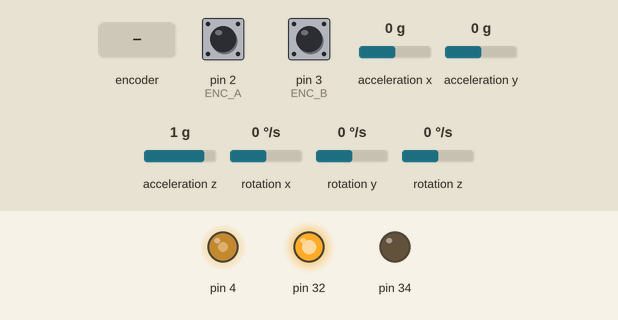
Recording of a sketch running on a simulated Arduino Mega 2560, built with avr-gcc and run on an emulated ATmega2560. On the bench: output pins drawn as LEDs (lit = HIGH). Inputs (shaded band) come from the test bench; at power-on: pin 2 (ENC_A) HIGH, pin 3 (ENC_B) HIGH, acceleration x 0 g, acceleration y 0 g, acceleration z 1 g, rotation x 0 °/s, rotation y 0 °/s, rotation z 0 °/s.

Above: at 1.2 s.
1.3 s: rotary encoder on pin 2 (ENC_A) / pin 3 (ENC_B) turned 2 steps (second pin leading)
At 2.7 s:
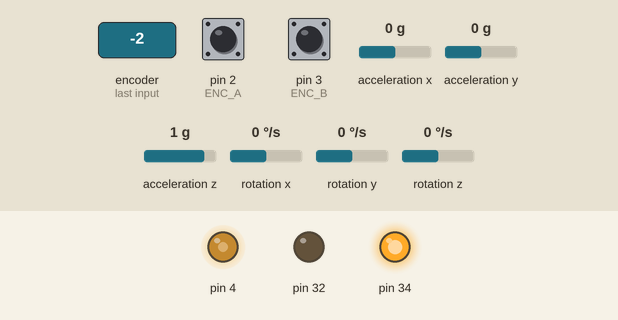
Timing chart, 0 to 4.3 s (numbered marks = the images above; inputs shaded):
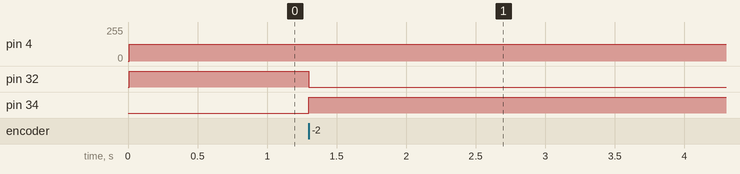

The sketch:

Gimbal_Main.ino
```cpp
#include "MPU6050.h"
#include "Complementary_Filter.h"
#include "Gimbal_Controls.h"
#include <math.h>

/*
 * This implementation must have the following connections to the arduino board (Mega):
 * [add connections]
 *
 * Also, this program uses micros() instead of millis().
 * It will behave normally for 1-2 ms in an interrupt
 * before behaving eratically. It will overflow after 71 minutes, however.
 *
 * Look Into RTOSS for timing
 *
 * Consider using an analog IMU since I2C is slow; there is also a method to increase the speed of I2C
 *
 * On these motors, spinning clockwise increases the count on the interrupt
 *
 * What to do next:
 *
 * 1) Implement PID control scheme
 *
 * 2) Implement Kalman Filtering as proposed in "A correction in feedback loop applied to two-axis gimbal stabilization"
 *
 * 3) Extend functionality to three motors (remember to change "count" and the interrupts to work with more than one motor/encoder)
 *
 * Roll Motor Connections: ENC_A = 2, ENC_B = 3, eena = 4 (H drive Enable), iin1 = 32, iin2 = 34
 *
 * Pitch Motor Connections: ENC_A = 5, ENC_B = 6, eena = 7 (H drive Enable), iin1 = 36, iin2 = 38
 *
 * Yaw Motor Connections: ENC_A = 8, ENC_B = 9, eena = 10 (H drive Enable), iin1 = 40, iin2 = 42
 *
 */

// Global Variables for the IMU
float accel[3] = {0,0,0};             //IMU Data- {x,y,z} respectively
float gyro[3] = {0,0,0};              //IMU Data- {x,y,z} respectively
float pitch = 0;                      //x axis position of IMU
float roll = 0;                       //y axis position of IMU
float yaw = 0;                        //z axis position of IMU
float desired_pitch = 0;              //desired x axis position of IMU
float desired_roll = 0;               //desired y axis position of IMU
float desired_yaw = 0;                //desired z axis position of IMU
MPU6050 imu = MPU6050(20, 21);        //May not be neccessary to declare the pin numbers

// Global Variables for Encoders
const byte ENC_A = 2;                   //A pin -> the interrupt pin 0 (pin 2 on MEGA)
const byte ENC_B = 3;                   //B pin -> the digital pin 3 (Also an Interrupt on MEGA)

//const byte ENC_C = 5;
//const byte ENC_D = 6;

//const byte ENC_E = 8;
//const byte ENC_F = 9;

byte encoder0PinALast;
volatile float count1;                   //the number of the pulses recieved from the encoder (roll motor)
volatile float count2;                   //(pitch motor)
volatile float count3;                   //(yaw motor)

// Global Variables for Timing (State Machine)
unsigned long current;
unsigned long prev;
double Ts = .005;                       //Ts is in seconds; time between every new state (for cascade control, we are going to use this to control the velocity loop)

//Global Variables for Motors
Motor roll_Motor = Motor(32,34,4,255,0,2448,4,1/19.05899541,Ts); //make sure to test deadband. With the current encoder function, one rotation is 2448
// For dirty derivative: 19.05899541 is the max rads/second the motor can go. this is the crossover frequency (i think) and thus the bandwidth, and thus is 1/sigma. so sigma is 1/19.05899541
// pitch_Motor = Motor(32,34,4,240,140,2448,4,1/19.05899541,Ts);
//Motor yaw_Motor = Motor(32,34,4,240,140,2448,4,1/19.05899541,Ts);

//Setup and initialize all neccessary modules/variables
void setup() {
  Serial.begin(115200);
  roll_Motor.motor_setup();
  //pitch_Motor.motor_setup();
  //yaw_Motor.motor_setup();
  roll_Motor.change_control_constants(10,.5,.1); // 8 0 0
  //pitch_Motor.change_control_constants(7.20,1,.1);
  //yaw_Motor.change_control_constants(7.20,1,.1);
  imu.initialize();
  EncoderInit1();                      //Initialize the module for the encoders

  //EncoderInit2();
  //EncoderInit3();

  current = micros();                 //milliseconds since arduino start
  prev = current;

  // Following two lines are for velocity tuning; run the motor in case you want to check 0 velocity in loop
  //roll_Motor.Tune_Velocity_Loop(3.1415, 5, 0);
  //delay(2000);
}

void loop() {
  // A state machine controls timing so that the delay function need not be used
  current = micros();
  unsigned long vTs = current - prev; //this variable exists to see how far the actual time step differs from Ts
  if((current - prev) >= (Ts*1000000.0))
  {
    //Get all accel and gyroscope values from the IMU and update the global variables
    imu.update(); //this function is very slow
    imu.get_all_accel(accel);
    imu.get_all_ang_vel(gyro);

//    Serial.print("accel:");
//    Serial.print(accel[1]);
//    Serial.print(" | ");
//
//    Serial.print("gyro:");
//    Serial.print(gyro[0]);
//    Serial.print("\n");

    //Use a complementary filter on IMU data to determine the pitch, roll, and yaw
    Complementary(accel, gyro, &roll, &pitch, &yaw, Ts);

    //Update encoder counts and calculate velocity using the encoder only (does not calculate for the IMU)
    roll_Motor.previous_count = roll_Motor.current_count;
    roll_Motor.current_count = count1;
    roll_Motor.calc_velocity_dirty(); //updates current velocity (internal to motor object)

//    pitch_Motor.previous_count = pitch_Motor.current_count;
//    pitch_Motor.current_count = count2;
//    pitch_Motor.calc_velocity_dirty(); //updates current velocity (internal to motor object)
//
//    yaw_Motor.previous_count = yaw_Motor.current_count;
//    yaw_Motor.current_count = count3;
//    yaw_Motor.calc_velocity_dirty(); //updates current velocity (internal to motor object)

    //Serial.print("vTs ");
    //Serial.print(vTs);
    //Serial.print("\n");

//    Serial.print("Velocity ");
//    Serial.print(roll_Motor.current_velocity);
//    Serial.print("\n");

    roll_Motor.CascadeControl(-1 * roll, desired_roll, gyro[0]); //-1 * roll is a hacky way of inverting the motor (but it works!)
    //roll_Motor.Tune_Velocity_Loop(3.1415, Ts, 9.69, 5);

    //pitch_Motor.CascadeControl(pitch, desired_pitch, gyro[1]);
    //yaw_Motor.CascadeControl(yaw, desired_yaw, gyro[2]);

    prev = current;
  }
  //Serial.print("Roll:");
  //Serial.print(roll);
//  Serial.print("|");
//  Serial.print("Pitch:");
//  Serial.print(pitch);
//  Serial.print("|");
//  Serial.print("Yaw:");
//  Serial.print(yaw);
//  Serial.print("\n");
  //Serial.println("Counts: ");
  //Serial.println(count1);
  //Serial.println("\n");
}

// Below are the functions pertaining to the Encoder (using interruptions)
//----------------------------------------------------------------------
void EncoderInit1()
{
  pinMode(ENC_A, INPUT_PULLUP);
  pinMode(ENC_B, INPUT_PULLUP);
  attachInterrupt(digitalPinToInterrupt(ENC_A), pulseA, CHANGE);
  attachInterrupt(digitalPinToInterrupt(ENC_B), pulseB, CHANGE);
}

void pulseA(){
  int valA = digitalRead(ENC_A);
  int valB = digitalRead(ENC_B);

  if (valA == HIGH) { // A Rise
    if (valB == LOW) {
      count1++;  // CW
    }
    else {
      count1--;  // CCW
    }
  }
  else { // A fall
    if (valB == HIGH) {
      count1++;  // CW
    }
    else {
      count1--;  //CCW
    }
  }
}

void pulseB(){
  int valA = digitalRead(ENC_A);
  int valB = digitalRead(ENC_B);

  if (valB == HIGH) { // B rise
    if (valA == HIGH) {
      count1++; // CW
    }
    else {
      count1--; // CCW
    }
  }
  else { //B fall
    if (valA == LOW) {
      count1++; // CW
    }
    else {
      count1--; // CCW
    }
  }
}


//----------------------------------------------------------------------
/*
void EncoderInit2()
{
  pinMode(ENC_C, INPUT_PULLUP);
  pinMode(ENC_D, INPUT_PULLUP);
  attachInterrupt(digitalPinToInterrupt(ENC_C), pulseC, CHANGE);
  attachInterrupt(digitalPinToInterrupt(ENC_D), pulseD, CHANGE);
}

void pulseC(){
  int valC = digitalRead(ENC_C);
  int valD = digitalRead(ENC_D);

  if (valC == HIGH) { // C Rise
    if (valD == LOW) {
      count2++;  // CW
    }
    else {
      count2--;  // CCW
    }
  }
  else { // C fall
    if (valD == HIGH) {
      count2++;  // CW
    }
    else {
      count2--;  //CCW
    }
  }
}

void pulseD(){
  int valC = digitalRead(ENC_C);
  int valD = digitalRead(ENC_D);

  if (valD == HIGH) { // D rise
    if (valC == HIGH) {
      count2++; // CW
    }
    else {
      count2--; // CCW
    }
  }
  else { //D fall
    if (valC == LOW) {
      count2++; // CW
    }
    else {
      count2--; // CCW
    }
  }
}

//----------------------------------------------------------------------

void EncoderInit3()
{
  pinMode(ENC_E, INPUT_PULLUP);
  pinMode(ENC_F, INPUT_PULLUP);
  attachInterrupt(digitalPinToInterrupt(ENC_E), pulseE, CHANGE);
  attachInterrupt(digitalPinToInterrupt(ENC_F), pulseF, CHANGE);
}

void pulseE(){
  int valE = digitalRead(ENC_E);
  int valF = digitalRead(ENC_F);

  if (valE == HIGH) { // E Rise
    if (valF == LOW) {
      count3++;  // CW
    }
    else {
      count3--;  // CCW
    }
  }
  else { // E fall
    if (valF == HIGH) {
      count3++;  // CW
    }
    else {
      count3--;  //CCW
    }
  }
}

void pulseF(){
  int valE = digitalRead(ENC_E);
  int valF = digitalRead(ENC_F);

  if (valF == HIGH) { // F rise
    if (valE == HIGH) {
      count3++; // CW
    }
    else {
      count3--; // CCW
    }
  }
  else { //F fall
    if (valE == LOW) {
      count3++; // CW
    }
    else {
      count3--; // CCW
    }
  }
}

*/
```

Measured:
- after the input at 1.3 s, pin 32: HIGH → LOW at once; pin 34: LOW → HIGH at once
